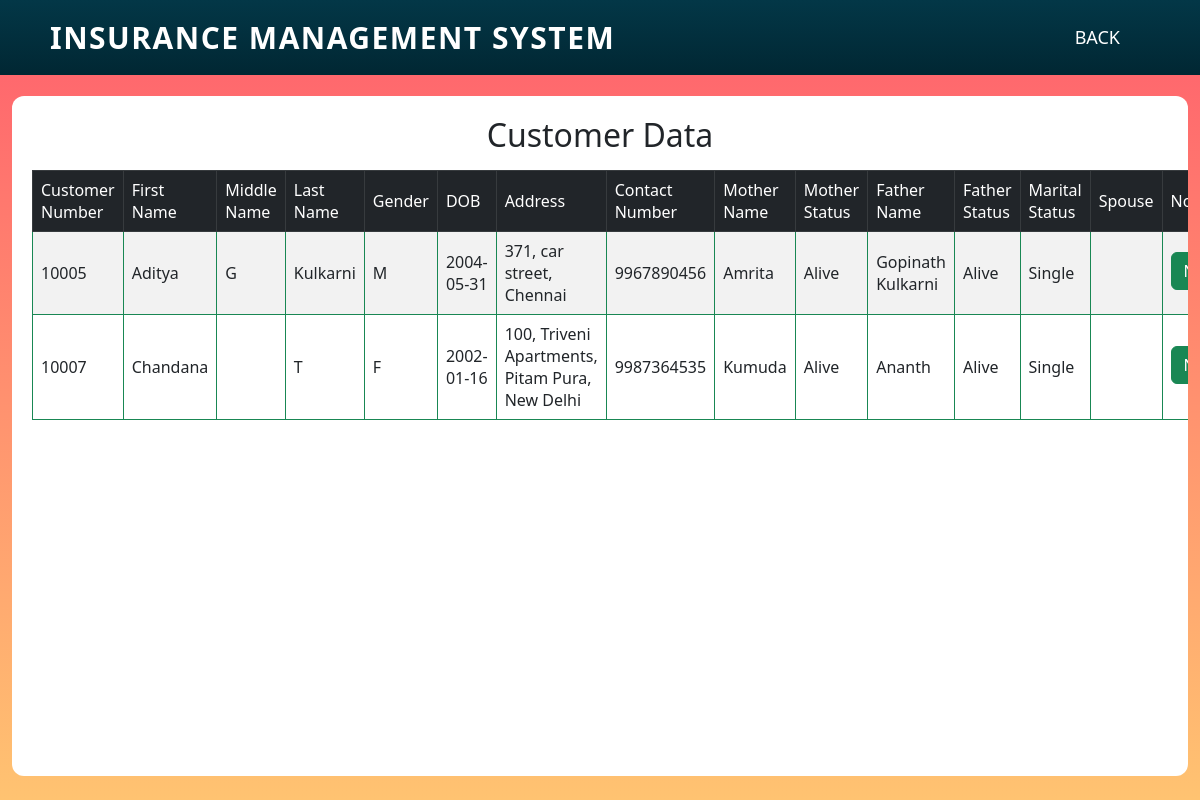
/client/modified.php (signed in), run on the app's committed database.
### tables this page shows
CREATE TABLE `customer` (
  `customerID` bigint(10) NOT NULL,
  `First_Name` varchar(50) NOT NULL,
  `Middle_Name` varchar(50) DEFAULT NULL,
  `Last_Name` varchar(50) NOT NULL,
  `Gender` char(1) NOT NULL,
  `DOB` date NOT NULL,
  `Address` varchar(70) NOT NULL,
  `contactNumber` bigint(10) NOT NULL,
  `Mother_Name` varchar(150) NOT NULL,
  `Mother_Status` varchar(10) NOT NULL,
  `Father_Name` varchar(150) NOT NULL,
  `Father_Status` varchar(10) NOT NULL,
  `Marital_status` char(1) NOT NULL,
  `Spouse` varchar(150) DEFAULT NULL
);

### client/modified.php (the view, shortened to what this page needs)
<?php
require "../connection.php";
$sql = "select * from customer";
$result = mysqli_query($conn,$sql);
?>
<html>
	<head>
		<link rel="stylesheet" href="../css/bootstrap.css">
		<link rel="stylesheet" href="../style/login.css">
	</head>
    <body>
	<nav>
		<div class="logo">
			<p>Insurance Management System</p>
		</div>
		<ul>
			<li><a href="../login.php">Back</a></li>
		</ul>
	</nav>
	<div class="container-fluid" style="padding-top: 12vh;">
	<div class="login" style="width:100%; height:85%; overflow-y: scroll;">
		<h2 class="text-center mb-3">Customer Data</h2>
		<table class="table table-bordered border-success table-striped table-hover align-middle">
			<thead class="table-dark align-middle">
				<tr>
					<td>Customer Number</td>
					<td>First Name</td>
					<td>Middle Name</td>
					<td>Last Name</td>
					<td>Gender</td>
					<td>DOB</td>
					<td>Address</td>
					<td>Contact Number</td>
					<td>Mother Name</td>
					<td>Mother Status</td>
					<td>Father Name</td>
					<td>Father Status</td>
					<td>Marital Status</td>
					<td>Spouse</td>
					<td>Nominee</td>
            	</tr>
			</thead>
			<tbody>
				<?php
	while($row = mysqli_fetch_object($result)){
		?>
		<tr>
				<td>
					<?php echo $row->customerID;?>
				</td>
				<td>
					<?php echo $row->First_Name;?>
				</td>
				<td>
					<?php echo $row->Middle_Name;?>
				</td>
				<td>
					<?php echo $row->Last_Name;?>
				</td>
				<td>
					<?php echo $row->Gender;?>
				</td>
				<td>
					<?php echo $row->DOB;?>
				</td>
				<td>
					<?php echo $row->Address;?>
				</td>
				<td>
					<?php echo $row->contactNumber;?>
				</td>
				<td>
					<?php echo $row->Mother_Name;?>
				</td>
				<td>
					<?php if($row->Mother_Status == 'A')
							echo "Alive";
						  else
						  echo "Dead";?>
				</td>
				<td>
					<?php echo $row->Father_Name;?>
				</td>
				<td>
					<?php if($row->Father_Status == 'A')
							echo "Alive";
							else
							echo "Dead";?>
				</td>
				<td>
					<?php if($row->Marital_status == 'S')
							echo "Single";
							else
							echo "Married";?>
				</td>
				<td>
				</td>
				<td><a class="btn btn-success w-100 mb-1" href="../nominee/modified.php?nomid=<?php echo $row->customerID;?>" >Nominee</a></td>
			</tr>
		<?php } ?>
	</tbody>
        </table>
		</div>
		</div>
    </body>
	</html>

### style/login.css (style rules this page uses)
* { margin: 0; padding: 0; box-sizing: border-box; }
nav { width: 100%; height: 75px; line-height: 75px; position: absolute; padding: 0 50px; background-image: linear-gradient(#033747,#012733); }
nav .logo p { font-size: 30px; font-weight: bold; float: left; color: white; text-transform: uppercase; letter-spacing: 1.5px; cursor: pointer; }
nav ul { float: right; }
nav li { display: inline-block; list-style: none; }
nav li a { font-size: 18px; text-transform: uppercase; padding: 0 30px; color: white; text-decoration: none; }
body { height: 100vh; background: -webkit-linear-gradient(#ff5f6d,#ffc371); }
.login { width: 360px; height: min-content; padding: 20px; border-radius: 12px; background: #fff; }

### data on the page
customer: customerID "10005", First_Name "Aditya", Middle_Name "G", Last_Name "Kulkarni", Gender "M", DOB "2004-05-31", Address "371, car street, Chennai", contactNumber "9967890456", Mother_Name "Amrita", Mother_Status "Alive", Father_Name "Gopinath Kulkarni", Father_Status "Alive", Marital_status "Single"
customer: customerID "10007", First_Name "Chandana", Last_Name "T", Gender "F", DOB "2002-01-16", Address "100, Triveni Apartments, Pitam Pura, New Delhi", contactNumber "9987364535", Mother_Name "Kumuda", Mother_Status "Alive", Father_Name "Ananth", Father_Status "Alive", Marital_status "Single"
